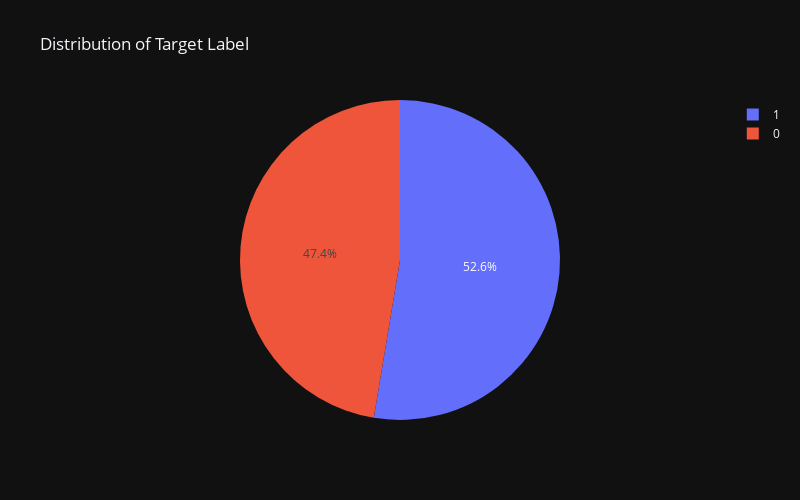

Source (notebook cell):
### Code cell
# distribution of the target variable in the dataset
target = data['label'].value_counts()
target_df = pd.DataFrame(target).reset_index()
target_df.columns = ['Label','Count']

fig = px.pie(target_df, names='Label', values='Count', 
             width=800, height=500, 
             template='plotly_dark', 
             title='Distribution of Target Label')
fig.show()

### Figure 1 — Plotly figure (JSON) as saved in the notebook; plotly's stock layout.template omitted (floating-point values rounded to 4 significant figures)
{"data": [{"domain": {"x": [0, 1], "y": [0, 1]}, "hovertemplate": "Label=%{label}<br>Count=%{value}<extra></extra>", "labels": [1, 0], "legendgroup": "", "name": "", "showlegend": true, "type": "pie", "values": [43910, 39538]}], "layout": {"height": 500, "legend": {"tracegroupgap": 0}, "title": {"text": "Distribution of Target Label"}, "width": 800}}
